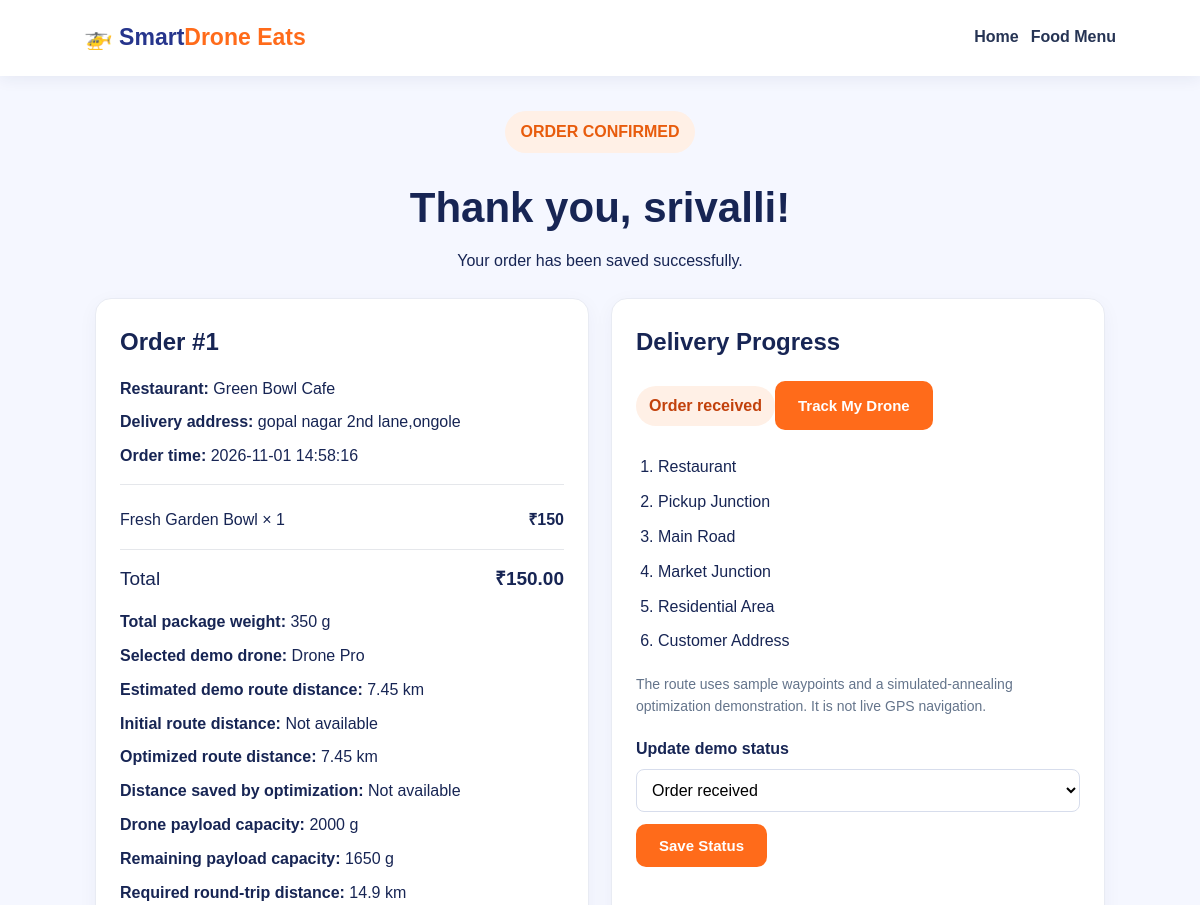
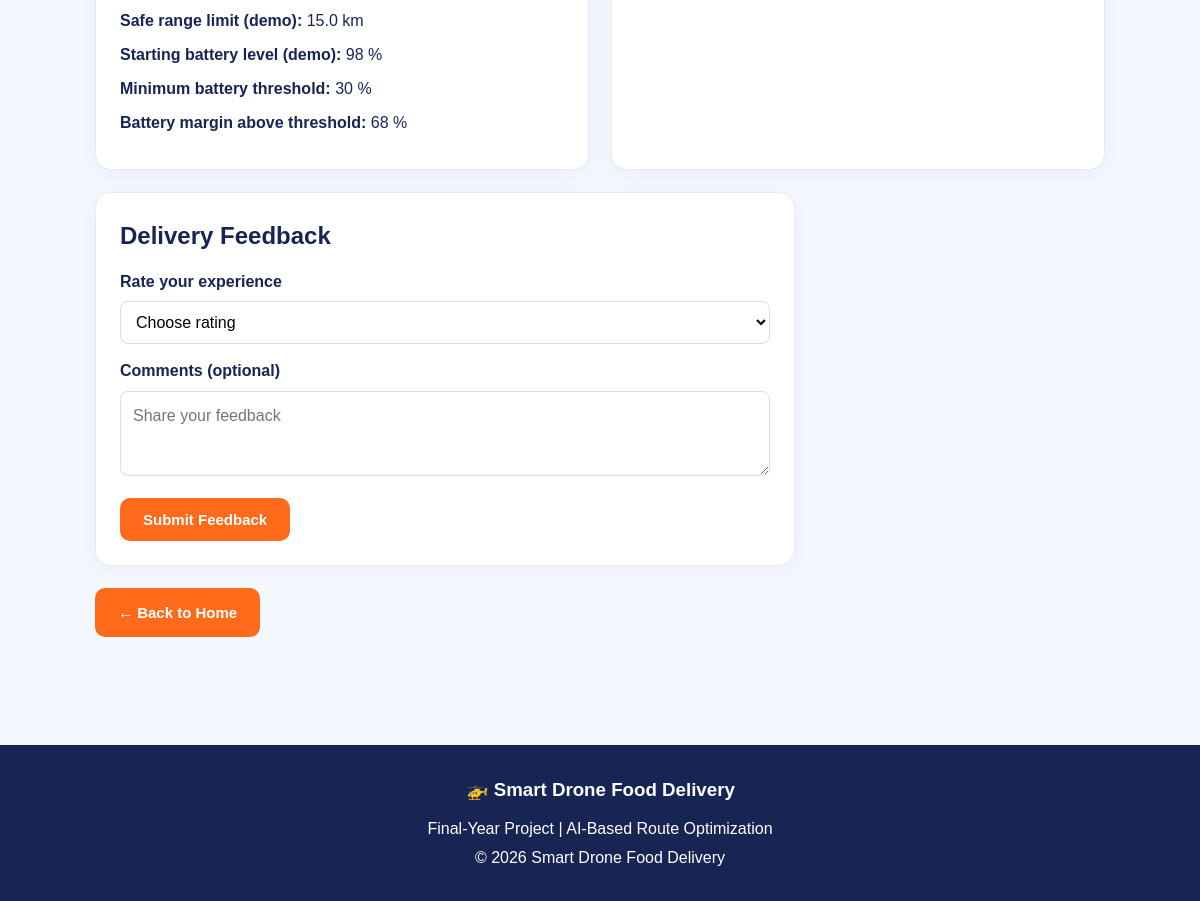
Page /order/1 on the committed database (2 pictures, top to bottom).
### tables this page shows
CREATE TABLE orders (
                id INTEGER PRIMARY KEY AUTOINCREMENT,
                created_at TEXT NOT NULL,
                customer TEXT NOT NULL,
                phone TEXT NOT NULL,
                restaurant_id TEXT NOT NULL,
                restaurant_name TEXT NOT NULL,
                address TEXT NOT NULL,
                notes TEXT,
                items_json TEXT NOT NULL,
                total REAL NOT NULL,
                total_weight_g INTEGER NOT NULL,
                drone_name TEXT NOT NULL,
                route_json TEXT NOT NULL,
                route_distance_km REAL NOT NULL,
                status TEXT NOT NULL DEFAULT 'Order received',
                feedback INTEGER,
                feedback_note TEXT
            , payload_capacity_g INTEGER, payload_margin_g INTEGER, required_round_trip_km REAL, safe_range_km REAL, battery_start_percent INTEGER, battery_minimum_percent INTEGER, battery_margin_percent INTEGER, initial_route_distance_km REAL, optimization_savings_km REAL);

### app.py (the view)
@app.route("/order/<int:order_id>", methods=["GET"])
def order_detail(order_id):
    with db_connection() as conn:
        order = conn.execute("SELECT * FROM orders WHERE id = ?", (order_id,)).fetchone()
    if order is None:
        flash("Order not found.", "error")
        return redirect(url_for("home"))
    data = dict(order)
    data["items"] = json.loads(data["items_json"])
    data["route"] = json.loads(data["route_json"])
    statuses = ["Order received", "Restaurant preparing", "Ready for pickup", "Drone assigned", "Out for delivery", "Delivered"]
    return render_template("order.html", order=data, statuses=statuses)

### app.py (called while the page is built)
def db_connection():
    conn = sqlite3.connect(DB_PATH)
    conn.row_factory = sqlite3.Row
    return conn

### templates/order.html (shortened to what this page needs)
<!DOCTYPE html>
<html lang="en">
<head><meta charset="UTF-8"><meta name="viewport" content="width=device-width, initial-scale=1.0"><title>Order #{{ order.id }} | Smart Drone Eats</title><link rel="stylesheet" href="{{ url_for('static', filename='style.css') }}"></head>
<body>
<nav><div class="logo">🚁 Smart<span>Drone Eats</span></div><div class="nav-links"><a href="{{ url_for('home') }}">Home</a><a href="{{ url_for('home') }}#food">Food Menu</a></div></nav>
<main class="order-page">
    <div class="order-heading"><div class="tag">ORDER CONFIRMED</div><h1>Thank you, {{ order.customer }}!</h1><p>Your order has been saved successfully.</p></div>
    <div class="order-layout">
        <section class="panel"><h2>Order #{{ order.id }}</h2><p><strong>Restaurant:</strong> {{ order.restaurant_name }}</p><p><strong>Delivery address:</strong> {{ order.address }}</p><p><strong>Order time:</strong> {{ order.created_at }}</p><hr>
        {% for item in order["items"] %}<div class="order-item"><span>{{ item.name }} × {{ item.quantity }}</span><strong>₹{{ item.subtotal }}</strong></div>{% endfor %}
        <div class="order-item total-line"><span>Total</span><strong>₹{{ "%.2f"|format(order.total) }}</strong></div>
        <p><strong>Total package weight:</strong> {{ order.total_weight_g }} g</p><p><strong>Selected demo drone:</strong> {{ order.drone_name }}</p><p><strong>Estimated demo route distance:</strong> {{ order.route_distance_km }} km</p>
<p><strong>Initial route distance:</strong>
    {{ order.initial_route_distance_km if order.initial_route_distance_km is not none else 'Not available' }}{% if order.initial_route_distance_km is not none %} km{% endif %}
</p>
<p><strong>Optimized route distance:</strong>
    {{ order.route_distance_km }} km
</p>
<p><strong>Distance saved by optimization:</strong>
    {{ order.optimization_savings_km if order.optimization_savings_km is not none else 'Not available' }}{% if order.optimization_savings_km is not none %} km{% endif %}
</p>
        <p><strong>Drone payload capacity:</strong>
            {{ order.payload_capacity_g if order.payload_capacity_g is not none else 'Not available' }}{% if order.payload_capacity_g is not none %} g{% endif %}
        </p>
        <p><strong>Remaining payload capacity:</strong>
            {{ order.payload_margin_g if order.payload_margin_g is not none else 'Not available' }}{% if order.payload_margin_g is not none %} g{% endif %}
        </p>
        <p><strong>Required round-trip distance:</strong>
            {{ order.required_round_trip_km if order.required_round_trip_km is not none else 'Not available' }}{% if order.required_round_trip_km is not none %} km{% endif %}
        </p>
        <p><strong>Safe range limit (demo):</strong>
            {{ order.safe_range_km if order.safe_range_km is not none else 'Not available' }}{% if order.safe_range_km is not none %} km{% endif %}
        </p>
        <p><strong>Starting battery level (demo):</strong>
            {{ order.battery_start_percent if order.battery_start_percent is not none else 'Not available' }}{% if order.battery_start_percent is not none %} %{% endif %}
        </p>
        <p><strong>Minimum battery threshold:</strong>
            {{ order.battery_minimum_percent if order.battery_minimum_percent is not none else 'Not available' }}{% if order.battery_minimum_percent is not none %} %{% endif %}
        </p>
        <p><strong>Battery margin above threshold:</strong>
            {{ order.battery_margin_percent if order.battery_margin_percent is not none else 'Not available' }}{% if order.battery_margin_percent is not none %} %{% endif %}
        </p>
        </section>
        <section class="panel"><h2>Delivery Progress</h2><p class="status-pill">{{ order.status }}</p><a class="btn" href="{{ url_for('track_order', order_id=order.id) }}">
    Track My Drone </a><ol class="route-list">{% for point in order.route %}<li>{{ point }}</li>{% endfor %}</ol><p class="muted">The route uses sample waypoints and a simulated-annealing optimization demonstration. It is not live GPS navigation.</p>
         <form class="status-form" action="{{ url_for('update_status', order_id=order.id) }}" method="post"><label for="status">Update demo status</label><select id="status" name="status">{% for status in statuses %}<option value="{{ status }}" {% if order.status == status %}selected{% endif %}>{{ status }}</option>{% endfor %}</select><button class="btn" type="submit">Save Status</button></form></section>
    </div>
    <section class="panel feedback-panel"><h2>Delivery Feedback</h2>{% if order.feedback %}<p>Thank you for your rating: <strong>{{ order.feedback }}/5</strong></p>{% if order.feedback_note %}<p>{{ order.feedback_note }}</p>{% endif %}{% else %}<form action="{{ url_for('feedback', order_id=order.id) }}" method="post"><label for="rating">Rate your experience</label><select id="rating" name="rating" required><option value="">Choose rating</option><option value="5">5 - Excellent</option><option value="4">4 - Very good</option><option value="3">3 - Good</option><option value="2">2 - Fair</option><option value="1">1 - Poor</option></select><label for="feedback_note">Comments (optional)</label><textarea id="feedback_note" name="feedback_note" maxlength="500" placeholder="Share your feedback"></textarea><button class="btn" type="submit">Submit Feedback</button></form>{% endif %}</section>
    <a class="btn" href="{{ url_for('home') }}">← Back to Home</a>
</main><footer><h3>🚁 Smart Drone Food Delivery</h3><p>Final-Year Project | AI-Based Route Optimization</p><p>© 2026 Smart Drone Food Delivery</p></footer>
</body></html>

### static/style.css (style rules this page uses)
* { margin:0;padding:0;box-sizing:border-box }
html { scroll-behavior:smooth;scroll-padding-top:85px }
body { font-family:Arial,sans-serif;background:#f5f7ff;color:#172554;line-height:1.55 }
nav { display:flex;justify-content:space-between;align-items:center;gap:20px;padding:20px 7%;background:#fff;box-shadow:0 3px 15px #17255412;position:sticky;top:0;z-index:10;flex-wrap:wrap }
.logo { font-size:23px;font-weight:bold;color:#26358c }
.logo span { color:#ff6b1a }
.nav-links { display:flex;flex-wrap:wrap;gap:12px }
.nav-links a { color:#263454;text-decoration:none;font-weight:bold;margin:5px 0 }
.tag { display:inline-block;padding:9px 15px;background:#fff0e6;color:#e85c0d;border-radius:25px;font-weight:bold;margin-bottom:22px }
.btn { display:inline-block;background:#ff6b1a;color:white;text-decoration:none;padding:13px 23px;border:0;border-radius:10px;font-weight:bold;cursor:pointer;font-size:15px }
.muted { color:#64748b;font-size:14px }
.restaurant-filter select,.status-form select,.feedback-panel select { padding:11px;border:1px solid #d7ddec;border-radius:8px;background:#fff;font:inherit;max-width:100% }
#order-form label,.feedback-panel label,.status-form label { display:block;margin:15px 0 7px;font-weight:bold }
#order-form input,#order-form textarea,.feedback-panel textarea { width:100%;padding:12px;border:1px solid #d7ddec;border-radius:8px;font:inherit }
#order-form textarea,.feedback-panel textarea { min-height:85px;resize:vertical }
footer { background:#172554;color:white;text-align:center;padding:28px 15px;line-height:1.8 }
footer h3 { margin-bottom:8px }
.order-page { max-width:1050px;margin:35px auto;padding:0 20px 45px }
.order-heading { text-align:center;margin-bottom:25px }
.order-heading h1 { font-size:clamp(28px,4vw,42px);margin-bottom:8px }
.order-layout { display:grid;grid-template-columns:1fr 1fr;gap:22px }
.panel { background:#fff;border:1px solid #e8ebf3;border-radius:16px;padding:24px;margin-bottom:22px;box-shadow:0 5px 20px #1725540b }
.panel h2 { margin-bottom:16px }
.panel p { margin:9px 0;overflow-wrap:anywhere }
.panel hr { border:0;border-top:1px solid #e5e7eb;margin:15px 0 }
.order-item { display:flex;justify-content:space-between;gap:12px;padding:8px 0 }
.total-line { border-top:1px solid #e5e7eb;margin-top:8px;padding-top:14px;font-size:19px }
.status-pill { display:inline-block!important;background:#fff0e6;color:#c2410c;padding:8px 13px;border-radius:20px;font-weight:bold }
.route-list { padding-left:22px;margin:15px 0 }
.route-list li { padding:5px 0 }
.status-form { margin-top:20px }
.status-form select,.feedback-panel select { display:block;width:100%;margin-bottom:12px }
.feedback-panel { max-width:700px }
.feedback-panel textarea { margin-bottom:14px }
.order-page>.btn { margin-bottom:28px }

### rows in the picture
orders: customer "srivalli", id "1", restaurant_name "Green Bowl Cafe", address "gopal nagar 2nd lane,ongole", created_at "2026-11-01 14:58:16", total "150.00", total_weight_g "350", drone_name "Drone Pro", route_distance_km "7.45", payload_capacity_g "2000", payload_margin_g "1650", required_round_trip_km "14.9", safe_range_km "15.0", battery_start_percent "98", battery_minimum_percent "30", battery_margin_percent "68", status "Order received"

### other values in the picture
{{ item.name }} "Fresh Garden Bowl"
{{ item.quantity }} "1"
{{ item.subtotal }} "150"
{{ point }} "Restaurant" "Pickup Junction" "Main Road" "Market Junction" "Residential Area" "Customer Address"
